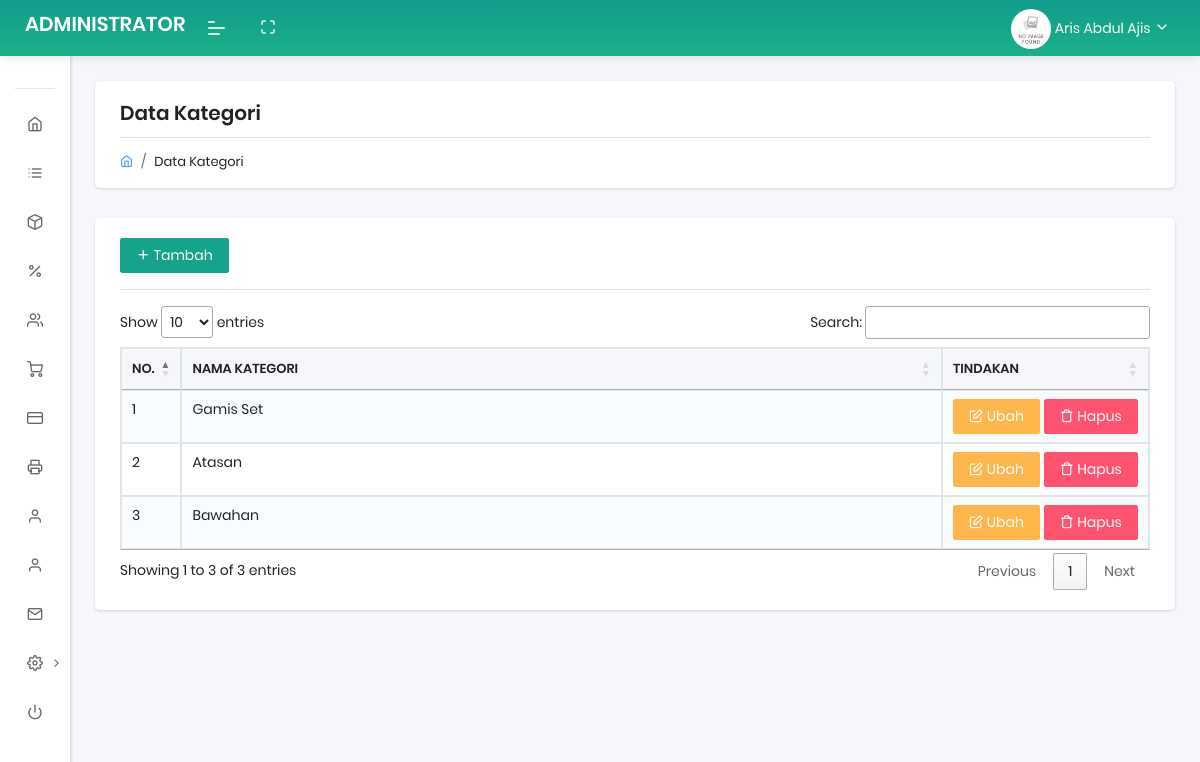
The app's page /admin/index.php?halaman=kategori (signed in), older data.
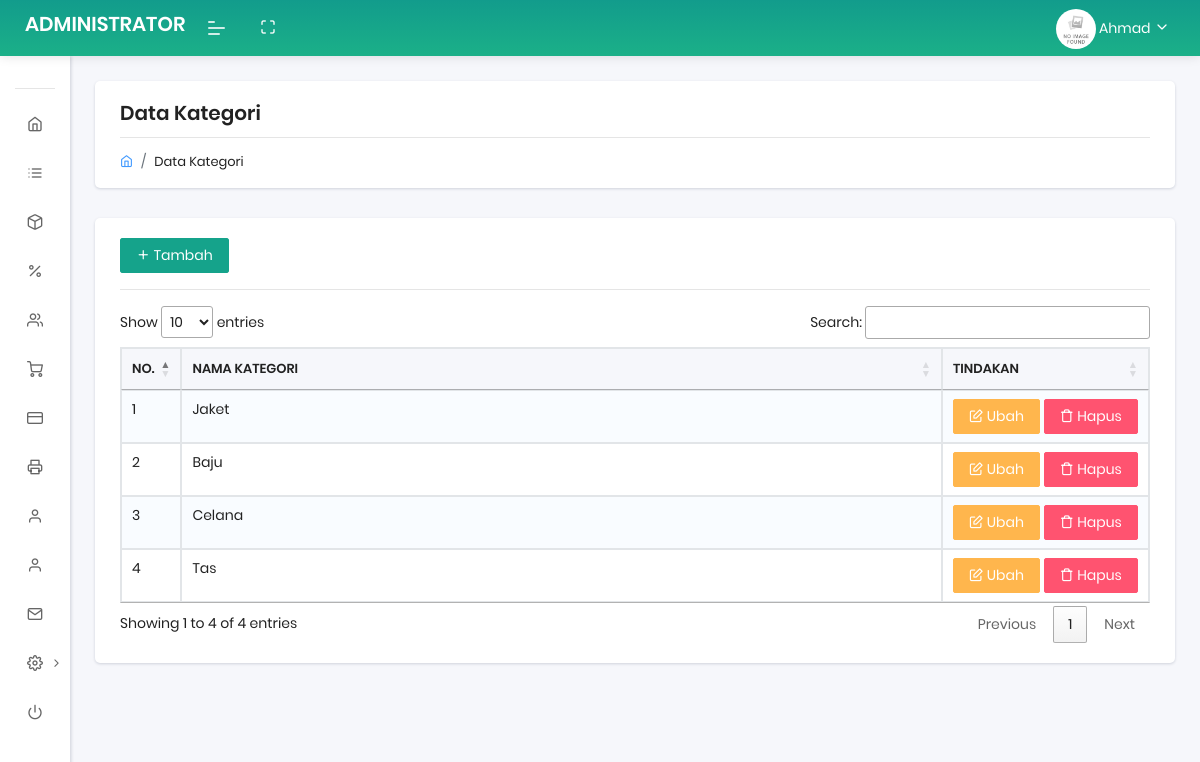
The same page, newer data.
### tables this page shows
CREATE TABLE `tbl_user` (
  `id_user` int(11) NOT NULL,
  `nama` varchar(50) NOT NULL,
  `username` varchar(20) NOT NULL,
  `password` varchar(60) NOT NULL,
  `telepon` varchar(15) NOT NULL,
  `jk` enum('Laki-Laki','Perempuan','','') NOT NULL,
  `foto` text NOT NULL,
  `alamat` text NOT NULL,
  `level` enum('Admin','Owner','','') NOT NULL,
  `tanggal_update` timestamp NOT NULL DEFAULT CURRENT_TIMESTAMP ON UPDATE CURRENT_TIMESTAMP
);

CREATE TABLE `tbl_kategori` (
  `id_kategori` int(11) NOT NULL,
  `nama_kategori` varchar(30) NOT NULL,
  `id_user` int(11) NOT NULL,
  `tanggal_update` timestamp NOT NULL DEFAULT CURRENT_TIMESTAMP ON UPDATE CURRENT_TIMESTAMP
);

### config/class.php (called while the page is built, shortened)
<?php
$mysqli = new mysqli("localhost","root","","toko");
class user
{
	public $koneksi;
	function __construct($mysqli)
	{
		$this->koneksi = $mysqli;
	}
	function detail($id_user)
	{
		$ambil = $this->koneksi->query("SELECT * FROM tbl_user WHERE id_user='$id_user'");
		$pecah = $ambil->fetch_assoc();
		return $pecah;
	}
}
class kategori
{
	public $koneksi;
	function __construct($mysqli)
	{
		$this->koneksi = $mysqli;
	}
	function show()
	{
		$semuadata = array();
		$ambil = $this->koneksi->query("SELECT * FROM tbl_kategori ORDER BY id_kategori DESC");
		while ($pecahdata=$ambil->fetch_assoc())
		{
			$semuadata[]=$pecahdata;
		}
		return $semuadata;
	}
}
$user 	       = new user($mysqli);
$kategori 	   = new kategori($mysqli);
?>

### admin/index.php (the view, shortened to what the changed rows need)
<?php
include '../config/class.php';
if (!isset($_SESSION['user']))
{
	echo "<script>alert('Anda belum login!');</script>";
	echo "<script>location='login';</script>";
}
else
{
	$id_user = $_SESSION['user']['id_user'];
	$data_user =  $user->detail($id_user);
}
?>
<!DOCTYPE html>
<html lang="en">
<head>
	<link rel="stylesheet" href="assets/css/style.css">
	<link rel="stylesheet" href="https://cdn.datatables.net/1.10.19/css/jquery.dataTables.min.css">
	<link rel="stylesheet" href="https://cdn.datatables.net/rowreorder/1.2.5/css/rowReorder.dataTables.min.css">
	<link rel="stylesheet" href="https://cdn.datatables.net/responsive/2.2.3/css/responsive.dataTables.min.css
	">
</head>
<body class="">
	<header class="navbar pcoded-header navbar-expand-lg navbar-light headerpos-fixed header-blue">
		<div class="collapse navbar-collapse">
			<ul class="navbar-nav ml-auto">
				<li>
					<div class="dropdown drp-user">
						<a href="#!" class="dropdown-toggle" data-toggle="dropdown">
							<?php if (empty($data_user['foto'])): ?>
								<img src="../media/upload-pengguna/no-img.jpg" class="img-radius wid-40 pp" alt="User-Profile-Image">
							<?php else: ?>
								<img src="../media/upload-pengguna/<?= $data_user['foto'] ?>" class="img-radius wid-40 pp" alt="User-Profile-Image">
							<?php endif ?>
							<?= $data_user['nama'] ?> <i class="feather icon-chevron-down"></i>
						</a>
					</div>
				</li>
			</ul>
		</div>
	</header>
	<?php
	if (!isset($_GET['halaman']))
	{
		include 'dashboard.php';
	}
	else
	{
		if ($_GET['halaman']=='kategori')
		{
			include 'kategori/list.php';
		}
		elseif ($_GET['halaman']=='tambahkategori')
		{
			include 'kategori/add.php';
		}
		elseif ($_GET['halaman']=='ubahkategori')
		{
			include 'kategori/edit.php';
		}
		elseif ($_GET['halaman']=='hapuskategori')
		{
			include 'kategori/delete.php';
		}
		elseif ($_GET['halaman']=='pengguna')
		{
			include 'pengguna/list.php';
		}
		elseif ($_GET['halaman']=='tambahpengguna')
		{
			include 'pengguna/add.php';
		}
		elseif ($_GET['halaman']=='ubahpengguna')
		{
			include 'pengguna/edit.php';
		}
		elseif ($_GET['halaman']=='hapuspengguna')
		{
			include 'pengguna/delete.php';
		}
		elseif ($_GET['halaman']=='supplier')
		{
			include 'supplier/list.php';
		}
		elseif ($_GET['halaman']=='tambahsupplier')
		{
			include 'supplier/add.php';
		}
		elseif ($_GET['halaman']=='ubahsupplier')
		{
			include 'supplier/edit.php';
		}
		elseif ($_GET['halaman']=='hapussupplier')
		{
			include 'supplier/delete.php';
		}
		elseif ($_GET['halaman']=='produk')
		{
			include 'produk/list.php';
		}
		elseif ($_GET['halaman']=='tambahproduk')
		{
			include 'produk/add.php';
		}
		elseif ($_GET['halaman']=='ubahproduk')
		{
			include 'produk/edit.php';
		}
		elseif ($_GET['halaman']=='hapusproduk')
		{
			include 'produk/delete.php';
		}
		elseif ($_GET['halaman']=='detailproduk')
		{
			include 'produk/detail.php';
		}
		elseif ($_GET['halaman']=='stok')
		{
			include 'stok/list.php';
		}
		elseif ($_GET['halaman']=='gambarproduk')
		{
			include 'produk/gambar.php';
		}
		elseif ($_GET['halaman']=='hapusgambar')
		{
			include 'produk/deletegambar.php';
		}
		elseif ($_GET['halaman']=='pengadaan')
		{
			include 'pengadaan/list.php';
		}
		elseif ($_GET['halaman']=='transaksi')
		{
			include 'pengadaan/transaksi.php';
		}
		elseif ($_GET['halaman']=='bataltransaksi')
		{
			include 'pengadaan/bataltransaksi.php';
		}
		elseif ($_GET['halaman']=='hapuskeranjang')
		{
			include 'pengadaan/hapuskeranjang.php';
		}
		elseif ($_GET['halaman']=='detailpengadaan')
		{
			include 'pengadaan/detail.php';
		}
		elseif ($_GET['halaman']=='penjualan')
		{
			include 'penjualan/list.php';
		}
		elseif ($_GET['halaman']=='transaksi_penjualan')
		{
			include 'penjualan/transaksi.php';
		}
		elseif ($_GET['halaman']=='notapengadaan')
		{
			include 'pengadaan/nota.php';
		}
		elseif ($_GET['halaman']=='pelanggan')
		{
			include 'pelanggan/list.php';
		}
		elseif ($_GET['halaman']=='tambahpelanggan')
		{
			include 'pelanggan/add.php';
		}
		elseif ($_GET['halaman']=='ubahpelanggan')
		{
			include 'pelanggan/edit.php';
		}
		elseif ($_GET['halaman']=='hapuspelanggan')
		{
			include 'pelanggan/delete.php';
		}
		elseif ($_GET['halaman']=='profil')
		{
			include 'pengaturan/profil.php';
		}
		elseif ($_GET['halaman']=='ubah_password')
		{
			include 'pengaturan/ubah_password.php';
		}
		elseif ($_GET['halaman']=='instansi')
		{
			include 'pengaturan/instansi.php';
		}
		elseif ($_GET['halaman']=='laporan')
		{
			include 'laporan/list.php';
		}
		elseif ($_GET['halaman']=='bank')
		{
			include 'bank/list.php';
		}
		elseif ($_GET['halaman']=='tambahbank')
		{
			include 'bank/add.php';
		}
		elseif ($_GET['halaman']=='ubahbank')
		{
			include 'bank/edit.php';
		}
		elseif ($_GET['halaman']=='hapusbank')
		{
			include 'bank/delete.php';
		}
		elseif ($_GET['halaman']=='promo')
		{
			include 'promo/list.php';
		}
		elseif ($_GET['halaman']=='tambahpromo')
		{
			include 'promo/add.php';
		}
		elseif ($_GET['halaman']=='ubahpromo')
		{
			include 'promo/edit.php';
		}
		elseif ($_GET['halaman']=='hapuspromo')
		{
			include 'promo/delete.php';
		}
		elseif ($_GET['halaman']=='pembelian')
		{
			include 'pembelian/list.php';
		}
		elseif ($_GET['halaman']=='pembayaran')
		{
			include 'pembelian/pembayaran.php';
		}
		elseif ($_GET['halaman']=='detailpembelian')
		{
			include 'pembelian/detail.php';
		}
		elseif ($_GET['halaman']=="terima_pembayaran")
		{
			include 'pembelian/terima_pembayaran.php';
		}
		elseif ($_GET['halaman']=="tolak_pembayaran")
		{
			include 'pembelian/tolak_pembayaran.php';
		}
		elseif ($_GET['halaman']=="resi")
		{
			include 'pembelian/resi.php';
		}
		elseif ($_GET['halaman']=="testimoni")
		{
			include 'testimoni/list.php';
		}
		elseif ($_GET['halaman']=="grafik")
		{
			include 'grafik/list.php';
		}
		elseif ($_GET['halaman']=="return")
		{
			include 'return/list.php';
		}
		elseif ($_GET['halaman']=="setujui_return")
		{
			include 'return/setujui.php';
		}
		elseif ($_GET['halaman']=="tolak_return")
		{
			include 'return/tolak.php';
		}
		elseif ($_GET['halaman']=="logo")
		{
			include 'logo/list.php';
		}
		elseif ($_GET['halaman']=="banner")
		{
			include 'banner/list.php';
		}
		elseif ($_GET['halaman']=="laba")
		{
			include 'grafik/laba.php';
		}
	}
	?>
</body>
</html>

### admin/kategori/list.php
<?php
$data = $kategori->show();
?>
<section class="pcoded-main-container">
    <div class="pcoded-content">
        <div class="page-header">
            <div class="page-block">
                <div class="row align-items-center">
                    <div class="col-md-12">
                        <div class="page-header-title">
                            <h5 class="m-b-10">Data Kategori</h5>
                        </div>
                        <ul class="breadcrumb">
                            <li class="breadcrumb-item"><a href="index.html"><i class="feather icon-home"></i></a></li>
                            <li class="breadcrumb-item"><a href="#!">Data Kategori</a></li>
                        </ul>
                    </div>
                </div>
            </div>
        </div>
        <div class="row">
            <div class="col-xl-12">
                <div class="card">
                    <div class="card-body">
                        <a href="index.php?halaman=tambahkategori" class="btn btn-primary"><i class="feather icon-plus"></i> Tambah</a>
                        <hr>
                        <table id="example" class="table table-striped table-bordered">
                           <thead>
                            <tr>
                                <th>No.</th>
                                <th>Nama Kategori</th>
                                <th>Tindakan</th>
                            </tr>
                        </thead>
                        <tbody>
                            <?php foreach ($data as $key => $value): ?>
                                <tr>
                                    <td width="5%"><?= $key+1 ?></td>
                                    <td><?= $value['nama_kategori'] ?></td>
                                    <td width="20%">
                                        <a href="index.php?halaman=ubahkategori&id=<?= $value['id_kategori'] ?>" class="btn btn-warning"><i class="feather icon-edit"></i> Ubah</a>
                                        <a href="index.php?halaman=hapuskategori&id=<?= $value['id_kategori'] ?>" class="btn btn-danger" onclick="return confirm('Apakah anda yakin?')"><i class="feather icon-trash"></i> Hapus</a>
                                    </td>
                                </tr>
                            <?php endforeach ?>
                        </tbody>
                    </table>
                </div>
            </div>
        </div>
    </div>
</div>
</section>

Row changes from the older to the newer data that the page shows:
removed tbl_kategori: nama_kategori "Gamis Set"
removed tbl_kategori: nama_kategori "Atasan"
removed tbl_kategori: nama_kategori "Bawahan"
changed tbl_user: nama "Aris Abdul Ajis" → "Ahmad"
added tbl_kategori: nama_kategori "Jaket"
added tbl_kategori: nama_kategori "Baju"
added tbl_kategori: nama_kategori "Celana"
added tbl_kategori: nama_kategori "Tas"
Text that changed along with them:
text written by a page script: "Show entries Search: Showing 1 to 3 of 3 entries Previous 1 Next" → "Show entries Search: Showing 1 to 4 of 4 entries Previous 1 Next"
